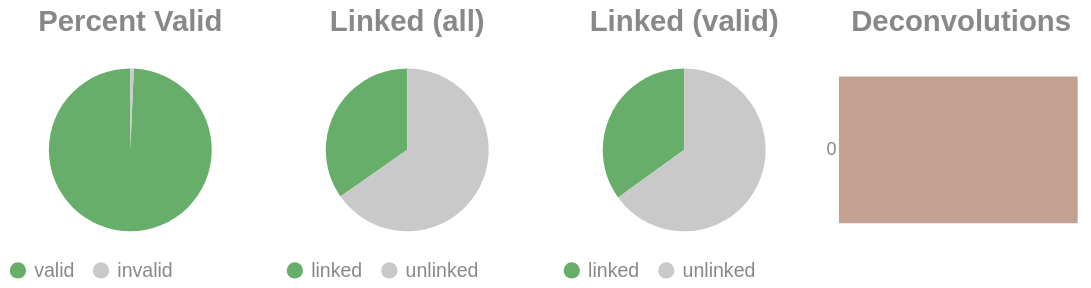

The code cell stored with this chart in its notebook:
### Code cell
if SKIPLR:
    pass
else:
    clash = Counter()
    for i in valids['molecule'].to_list():
        _mol = i.split("-")
        if len(_mol) == 1:
            clash.update('0')
        else:
            clash.update(_mol[-1])

    _d = {"deconvolutions": [], 'count': []}
    for k,v in clash.items():
        _d['deconvolutions'].append(k)
        _d['count'].append(v)

    tot_valid = valids['reads'].sum()
    mask = valids['reads'] >= 2
    n_linked_reads = valids.filter(mask)['reads'].sum()
    if n_linked_reads == 0:
        print_html("No linked molecules (>=2 reads) were detected; skipping linked-only distributions.")
        SKIPLR = True
    else:
        perc_valid = round(tot_valid / n_reads, 4)
        linked_perc_abs = round(n_linked_reads / n_reads, 4)
        linked_perc = round(n_linked_reads / tot_valid, 4)

    _valid = pl.DataFrame({"valids": ['valid', 'invalid'], "count": [tot_valid, n_reads - tot_valid]})
    _linked_abs = pl.DataFrame({"linked (absolute)": ['linked', 'unlinked'], "count": [n_linked_reads, n_reads - n_linked_reads]})
    _linked_rel = pl.DataFrame({"linked (valids)": ['linked', 'unlinked'], "count": [n_linked_reads, tot_valid - n_linked_reads]})

    (
        alt.hconcat(
            piechart(_valid, goodval = 'valid', title = "Percent Valid"),
            piechart(_linked_abs, goodval = "linked", title =  "Linked (all)"),
            piechart(_linked_rel, goodval = "linked", title =  "Linked (valid)"),
            convolutionbar(pl.DataFrame(_d), title = "Deconvolutions"),
            center = True,
            bounds = 'flush'
        )
        .resolve_scale(color='independent')
        .resolve_legend('independent')
        .properties(usermeta={'embedOptions': {"actions": False}})
    ).display()

### Figure 1 — Vega-Lite specification as saved in the notebook (floating-point values rounded to 4 significant figures)
{"width": "container", "height": 400, "config": {"title": {"anchor": "start", "dy": -15, "fontSize": 18, "color": "#888888", "subtitleColor": "#888888", "subtitleFontSize": 14}, "arc": {"fill": "#0072B2"}, "axis": {"domainColor": "#888888", "domainWidth": 0.5, "gridWidth": 0.2, "grid": false, "titleFontWeight": 400, "titleFontSize": 15, "labelFontSize": 11, "labelColor": "#888888", "tickColor": "#888888", "tickWidth": 0.2, "titleColor": "#888888"}, "axisBand": {"grid": false}, "axisX": {"grid": true, "tickSize": 10, "domainCap": "round"}, "axisY": {"domain": false, "grid": true, "tickSize": 0, "domainCap": "round"}, "background": "transparent", "header": {"labelFontSize": 15, "labelColor": "#888888", "titleFontSize": 15, "titleFontWeight": 600, "titleColor": "#888888"}, "legend": {"labelFont": "sans-serif", "labelFontSize": 12, "labelColor": "#888888", "symbolSize": 100, "symbolType": "circle", "titleFontSize": 12, "titlePadding": 10, "titleColor": "#888888", "title": null}, "range": {"category": ["#E69F00", "#56B4E9", "#009E73", "#F0E442", "#0072B2", "#D55E00", "#CC79A7", "#000000"], "diverging": ["#cfe8f3", "#a2d4ec", "#73bfe2", "#46abdb", "#1696d2", "#12719e"]}, "area": {"fill": "#0072B2", "fillOpacity": 0.7, "line": true, "strokeOpacity": 0.7}, "line": {"color": "#0072B2", "stroke": "#0072B2", "strokeWidth": 2}, "trail": {"color": "#0072B2", "stroke": "#0072B2", "strokeWidth": 0, "size": 1}, "point": {"filled": true, "fillOpacity": 1.0, "size": 95}, "text": {"color": "#888888", "fontSize": 11, "align": "right", "fontWeight": 400, "size": 11}, "bar": {"fill": "#0072B2", "stroke": null}, "view": {"stroke": null, "continuousWidth": 660, "continuousHeight": 400}}, "hconcat": [{"data": {"name": "data-2747fd88ed45334fdf1326da4b6411c3"}, "mark": {"type": "arc"}, "encoding": {"color": {"field": "valids", "legend": {"orient": "bottom", "title": null}, "scale": {"domain": ["valid", "invalid"], "range": ["#68ae6b", "#C9C9C9"]}, "title": "Valids", "type": "nominal"}, "theta": {"field": "count", "type": "quantitative"}, "tooltip": [{"field": "valids", "title": "Valids", "type": "ordinal"}, {"field": "percent", "format": ".2%", "title": "Percent", "type": "quantitative"}, {"field": "count", "title": "Count", "type": "quantitative"}]}, "height": 100, "title": {"text": "Percent Valid", "align": "center", "anchor": "middle"}, "transform": [{"calculate": "datum.count / 2274339", "as": "percent"}], "width": 150}, {"data": {"name": "data-0b76eb2c919cf002446682dabe009b32"}, "mark": {"type": "arc"}, "encoding": {"color": {"field": "linked (absolute)", "legend": {"orient": "bottom", "title": null}, "scale": {"domain": ["linked", "unlinked"], "range": ["#68ae6b", "#C9C9C9"]}, "title": "Linked (Absolute)", "type": "nominal"}, "theta": {"field": "count", "type": "quantitative"}, "tooltip": [{"field": "linked (absolute)", "title": "Linked (Absolute)", "type": "ordinal"}, {"field": "percent", "format": ".2%", "title": "Percent", "type": "quantitative"}, {"field": "count", "title": "Count", "type": "quantitative"}]}, "height": 100, "title": {"text": "Linked (all)", "align": "center", "anchor": "middle"}, "transform": [{"calculate": "datum.count / 2274339", "as": "percent"}], "width": 150}, {"data": {"name": "data-b49e488a8679560c22041bdcc9cd85d9"}, "mark": {"type": "arc"}, "encoding": {"color": {"field": "linked (valids)", "legend": {"orient": "bottom", "title": null}, "scale": {"domain": ["linked", "unlinked"], "range": ["#68ae6b", "#C9C9C9"]}, "title": "Linked (Valids)", "type": "nominal"}, "theta": {"field": "count", "type": "quantitative"}, "tooltip": [{"field": "linked (valids)", "title": "Linked (Valids)", "type": "ordinal"}, {"field": "percent", "format": ".2%", "title": "Percent", "type": "quantitative"}, {"field": "count", "title": "Count", "type": "quantitative"}]}, "height": 100, "title": {"text": "Linked (valid)", "align": "center", "anchor": "middle"}, "transform": [{"calculate": "datum.count / 2258627", "as": "percent"}], "width": 150}, {"data": {"name": "data-cf03f797672e845bd8c84115458ee5ca"}, "mark": {"type": "bar"}, "encoding": {"color": {"field": "deconvolutions", "legend": null, "scale": {"scheme": "lightgreyred"}, "type": "nominal"}, "tooltip": [{"field": "deconvolutions", "title": "Deconvolutions", "type": "ordinal"}, {"field": "percent", "format": ".2%", "title": "Percent", "type": "quantitative"}, {"field": "count", "title": "Count", "type": "quantitative"}], "x": {"axis": null, "field": "count", "type": "quantitative"}, "y": {"field": "deconvolutions", "sort": "ascending", "title": null, "type": "nominal"}}, "height": 100, "title": {"text": "Deconvolutions", "align": "center", "anchor": "middle"}, "transform": [{"calculate": "datum.count / 1758650", "as": "percent"}], "width": 150}], "bounds": "flush", "center": true, "resolve": {"legend": {"angle": "independent"}, "scale": {"color": "independent"}}, "usermeta": {"embedOptions": {"actions": false}}, "$schema": "https://vega.github.io/schema/vega-lite/v6.1.0.json", "datasets": {"data-2747fd88ed45334fdf1326da4b6411c3": [{"valids": "valid", "count": 2258627}, {"valids": "invalid", "count": 15712}], "data-0b76eb2c919cf002446682dabe009b32": [{"linked (absolute)": "linked", "count": 789101}, {"linked (absolute)": "unlinked", "count": 1485238}], "data-b49e488a8679560c22041bdcc9cd85d9": [{"linked (valids)": "linked", "count": 789101}, {"linked (valids)": "unlinked", "count": 1469526}], "data-cf03f797672e845bd8c84115458ee5ca": [{"deconvolutions": "0", "count": 1758650}]}}
